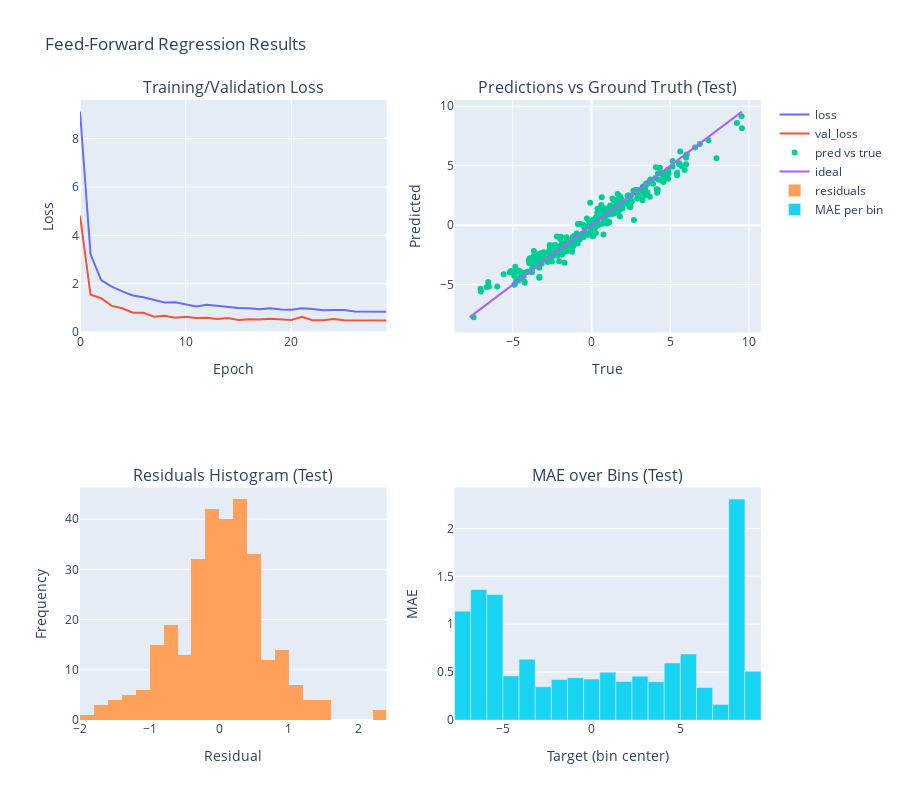

The notebook cell this image was saved under:
### Markdown cell above
## 5. Visualizations
We will plot training curves, predictions vs. ground truth, and residuals.

### Code cell
print("📊 Creating visualizations...")

# Loss curves
hist_loss = history.history.get("loss", [])
hist_val_loss = history.history.get("val_loss", [])

# Residuals (test)
residuals = (y_test - y_pred_test)

fig = make_subplots(
    rows=2, cols=2,
    subplot_titles=(
        "Training/Validation Loss",
        "Predictions vs Ground Truth (Test)",
        "Residuals Histogram (Test)",
        "MAE over Bins (Test)"
    ),
    specs=[[{"type": "scatter"}, {"type": "scatter"}],
           [{"type": "histogram"}, {"type": "bar"}]]
)

# Plot 1: Loss curves
fig.add_scatter(y=hist_loss, mode="lines", name="loss", row=1, col=1)
fig.add_scatter(y=hist_val_loss, mode="lines", name="val_loss", row=1, col=1)

# Plot 2: Predictions vs truth (downsample for display if large)
idx = np.random.choice(len(y_test), size=min(400, len(y_test)), replace=False)
fig.add_scatter(
    x=y_test[idx], y=y_pred_test[idx], mode="markers", name="pred vs true",
    row=1, col=2
)
# Diagonal reference line
min_v = float(min(y_test.min(), y_pred_test.min()))
max_v = float(max(y_test.max(), y_pred_test.max()))
fig.add_scatter(x=[min_v, max_v], y=[min_v, max_v], mode="lines", name="ideal", row=1, col=2)

# Plot 3: Residuals histogram
fig.add_histogram(x=residuals, nbinsx=40, name="residuals", row=2, col=1)

# Plot 4: MAE over bins
bins = np.linspace(min_v, max_v, 20)
bin_indices = np.digitize(y_test, bins)
mae_per_bin = []
centers = []
for b in range(1, len(bins)):
    mask = bin_indices == b
    if np.any(mask):
        mae_per_bin.append(np.mean(np.abs(y_test[mask] - y_pred_test[mask])))
        centers.append((bins[b] + bins[b-1]) / 2)
    else:
        mae_per_bin.append(0.0)
        centers.append((bins[b] + bins[b-1]) / 2)

fig.add_bar(x=centers, y=mae_per_bin, name="MAE per bin", row=2, col=2)

fig.update_layout(height=800, title_text="Feed-Forward Regression Results", showlegend=True)
fig.update_xaxes(title_text="Epoch", row=1, col=1)
fig.update_yaxes(title_text="Loss", row=1, col=1)
fig.update_xaxes(title_text="True", row=1, col=2)
fig.update_yaxes(title_text="Predicted", row=1, col=2)
fig.update_xaxes(title_text="Residual", row=2, col=1)
fig.update_yaxes(title_text="Frequency", row=2, col=1)
fig.update_xaxes(title_text="Target (bin center)", row=2, col=2)
fig.update_yaxes(title_text="MAE", row=2, col=2)

fig.show()
print("✅ Visualizations created successfully!")

### Figure 1 — Plotly figure (JSON) as saved in the notebook; plotly's stock layout.template omitted (floating-point values rounded to 4 significant figures; data arrays with more than 128 entries replaced by an {"elided": "..."} marker saying what was removed)
{"data": [{"mode": "lines", "name": "loss", "type": "scatter", "xaxis": "x", "y": [9.115, 3.218, 2.15, 1.882, 1.686, 1.513, 1.444, 1.345, 1.228, 1.234, 1.15, 1.063, 1.134, 1.083, 1.054, 0.9984, 0.9858, 0.9478, 0.9864, 0.9406, 0.9285, 0.9876, 0.9594, 0.909, 0.9191, 0.9141, 0.859, 0.8596, 0.8405, 0.848], "yaxis": "y"}, {"mode": "lines", "name": "val_loss", "type": "scatter", "xaxis": "x", "y": [4.816, 1.546, 1.403, 1.085, 0.9858, 0.8052, 0.8, 0.6376, 0.682, 0.5984, 0.6401, 0.5894, 0.5958, 0.5434, 0.5832, 0.5065, 0.5374, 0.5276, 0.5557, 0.5412, 0.5015, 0.6383, 0.4907, 0.4954, 0.543, 0.4962, 0.49, 0.4664, 0.479, 0.4829], "yaxis": "y"}, {"mode": "markers", "name": "pred vs true", "type": "scatter", "x": {"elided": "300 float values"}, "xaxis": "x2", "y": {"elided": "300 float values"}, "yaxis": "y2"}, {"mode": "lines", "name": "ideal", "type": "scatter", "x": [-7.734, 9.55], "xaxis": "x2", "y": [-7.734, 9.55], "yaxis": "y2"}, {"name": "residuals", "nbinsx": 40, "type": "histogram", "x": {"elided": "300 float values"}, "xaxis": "x3", "yaxis": "y3"}, {"name": "MAE per bin", "type": "bar", "x": [-7.279, -6.37, -5.46, -4.55, -3.641, -2.731, -1.821, -0.9114, -0.001718, 0.908, 1.818, 2.727, 3.637, 4.547, 5.457, 6.366, 7.276, 8.186, 9.095], "xaxis": "x4", "y": [1.136, 1.362, 1.31, 0.4607, 0.6346, 0.3472, 0.4227, 0.4421, 0.4275, 0.4985, 0.4031, 0.4577, 0.3995, 0.5959, 0.6883, 0.3396, 0.162, 2.306, 0.5099], "yaxis": "y4"}], "layout": {"annotations": [{"font": {"size": 16}, "showarrow": false, "text": "Training/Validation Loss", "x": 0.225, "xanchor": "center", "xref": "paper", "y": 1, "yanchor": "bottom", "yref": "paper"}, {"font": {"size": 16}, "showarrow": false, "text": "Predictions vs Ground Truth (Test)", "x": 0.775, "xanchor": "center", "xref": "paper", "y": 1, "yanchor": "bottom", "yref": "paper"}, {"font": {"size": 16}, "showarrow": false, "text": "Residuals Histogram (Test)", "x": 0.225, "xanchor": "center", "xref": "paper", "y": 0.375, "yanchor": "bottom", "yref": "paper"}, {"font": {"size": 16}, "showarrow": false, "text": "MAE over Bins (Test)", "x": 0.775, "xanchor": "center", "xref": "paper", "y": 0.375, "yanchor": "bottom", "yref": "paper"}], "height": 800, "showlegend": true, "title": {"text": "Feed-Forward Regression Results"}, "xaxis": {"anchor": "y", "domain": [0, 0.45], "title": {"text": "Epoch"}}, "xaxis2": {"anchor": "y2", "domain": [0.55, 1], "title": {"text": "True"}}, "xaxis3": {"anchor": "y3", "domain": [0, 0.45], "title": {"text": "Residual"}}, "xaxis4": {"anchor": "y4", "domain": [0.55, 1], "title": {"text": "Target (bin center)"}}, "yaxis": {"anchor": "x", "domain": [0.625, 1], "title": {"text": "Loss"}}, "yaxis2": {"anchor": "x2", "domain": [0.625, 1], "title": {"text": "Predicted"}}, "yaxis3": {"anchor": "x3", "domain": [0, 0.375], "title": {"text": "Frequency"}}, "yaxis4": {"anchor": "x4", "domain": [0, 0.375], "title": {"text": "MAE"}}}}
